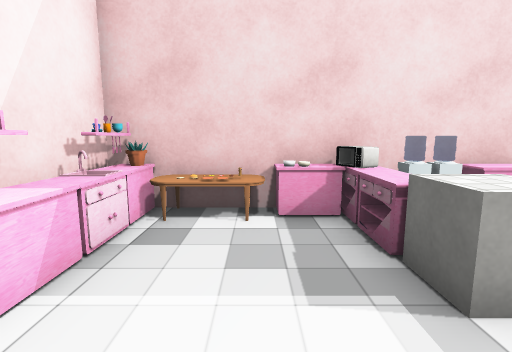
[1] (above)

12 first-person views from a walk through a scene from a Unity 3-D project. The camera is 1.4 m above the floor, tilts 8° down and sees 85° across. The floor is counted in squares, 1 m on a side. Each view is taken from the middle of a square. On the plan, view 1 faces up. The plan holds only what a view shows up to about 14 squares ahead; the rest is blank. The player character is not drawn. Some surface patterns are stand-ins.

[2]
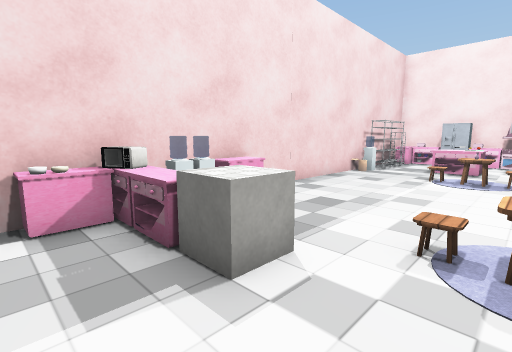

[3]
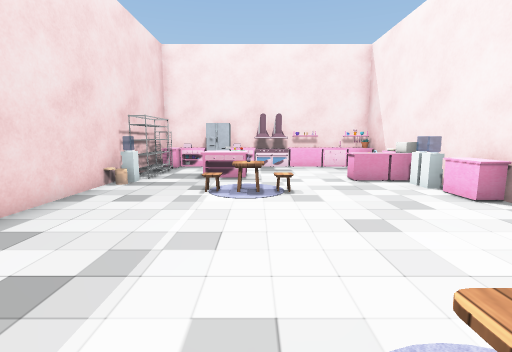

[4]
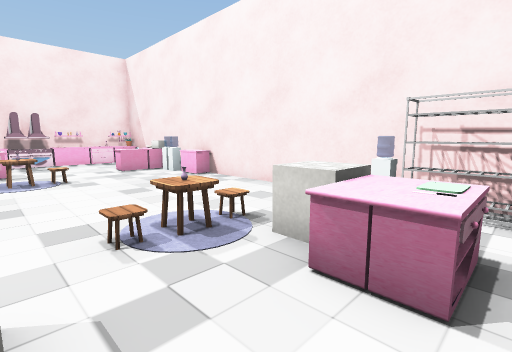

[5]
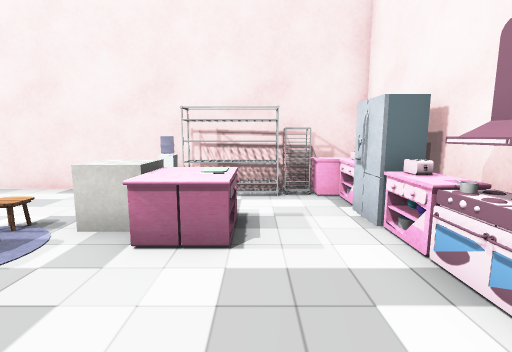

[6]
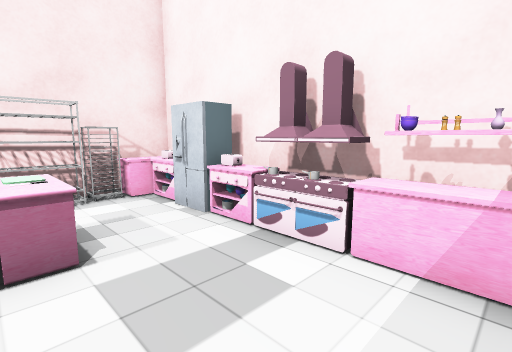

[7]
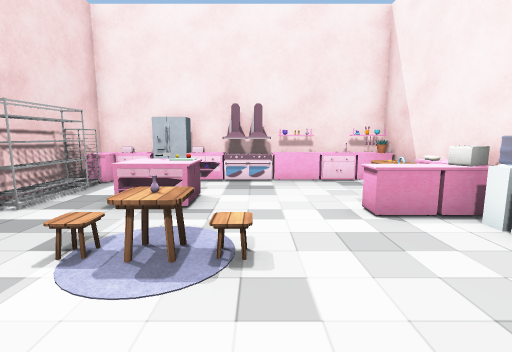

[8]
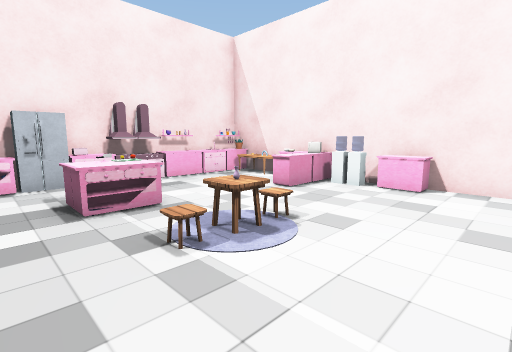

[9]
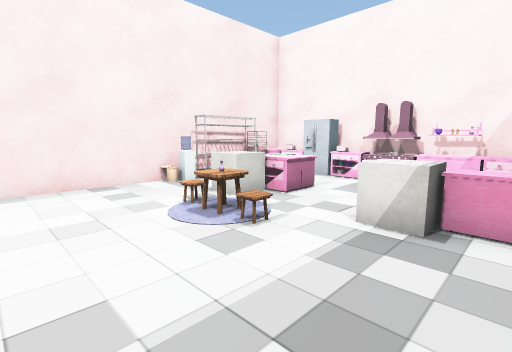

[10]
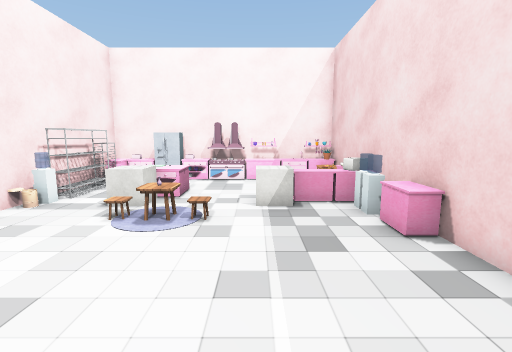

[11]
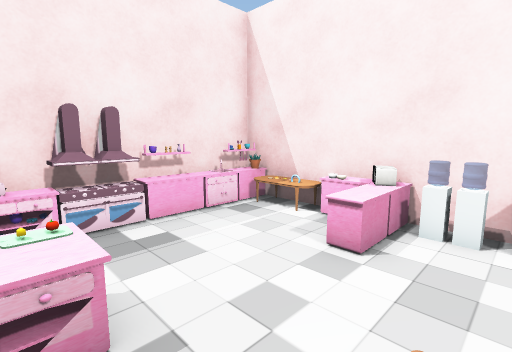

[12]
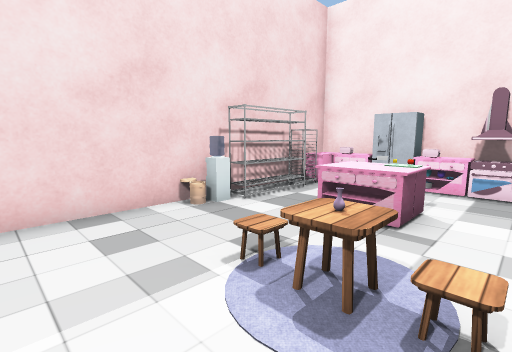

### Floor plan
Points are (right, up) in squares from view 1. A wall is a line through its corners. A room is listed if a view was taken in it or the views show most of it. See-through windows are left out.
Room 1 (views 1, 2, 3, 4, 5, 6, 7, 8, 9, 10, 11, 12)
walls: (12.8, 4.7) (12.8, 5.2); (13.2, 4.6) (13.2, 5.1); (13.3, 4.6) (13.4, 5.1); (13.5, 4.6) (13.5, 5.1); (13.7, 4.6) (13.7, 5.1) (12.5, 5.1); (14.5, 4.6) (12.6, 4.6); (-0.6, -3.6) (1.7, -3.6); (-0.5, -4.1) (1.5, -4.1); (-2.9, 5.4) (-2.9, -4.5) (16.9, -4.5) (16.9, 5.4) (-2.9, 5.4)
low walls: (12.6, 4.6) (12.6, 5.2); (13, 4.6) (13, 5.1)
objects: cabinet (-2, -4); cabinet (-2, -3); fridge (-2, -2); cabinet (-2, -1); stove (-2, 0) to (-2, 1); cabinet (-2, 2); cabinet (-2, 3); cabinet (-2, 4) to (-2, 5); other object (-1, -4); stove (-1, 1); table (-1, 5); cabinet (0, -2) to (1, 0); cabinet (0, 5) to (1, 5); water cooler (2, -4); cube (2, -2) to (3, -1); cube (2, 2) to (3, 3); cabinet (2, 3); cabinet (2, 4); microwave (2, 5); carpet (3, -1); table (3, 0); water cooler (3, 5); other object (4, 0); cabinet (4, 5) to (5, 5); cabinet (9, -4) to (10, -4); vase (10, 1); water cooler (11, -4); table (11, 1); microwave (12, -4); cabinet (12, -3) to (12, -2); cabinet (12, 2); water cooler (12, 5); cabinet (13, -4) to (14, -4); cabinet (13, 1) to (14, 3); table (15, -4); stove (15, 0); cabinet (15, 5) to (16, 5); cabinet (16, -4); cabinet (16, -3); shelf (16, -2) to (16, -1); stove (16, 0); cabinet (16, 1); fridge (16, 2); cabinet (16, 3) to (16, 4)

Positions as (right, up) in squares from view 1, and headings:
1: (0, 0), facing up
2: (0, 0), facing up-right
3: (3, 1), facing right
4: (0, 2), facing down-right
5: (0, 3), facing down
6: (1, 3), facing down-left
7: (7, 0), facing right
8: (7, 4), facing down-right
9: (7, 4), facing down-left
10: (10, 2), facing left
11: (10, 2), facing down-right
12: (8, 0), facing up-right
